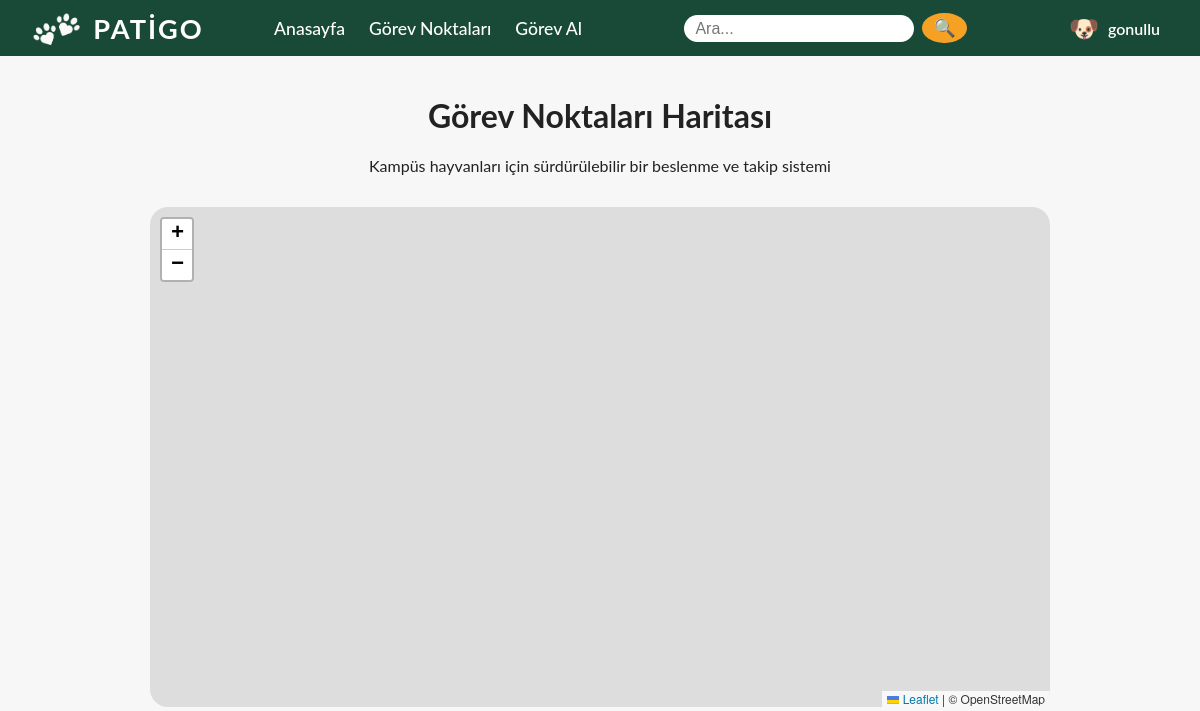
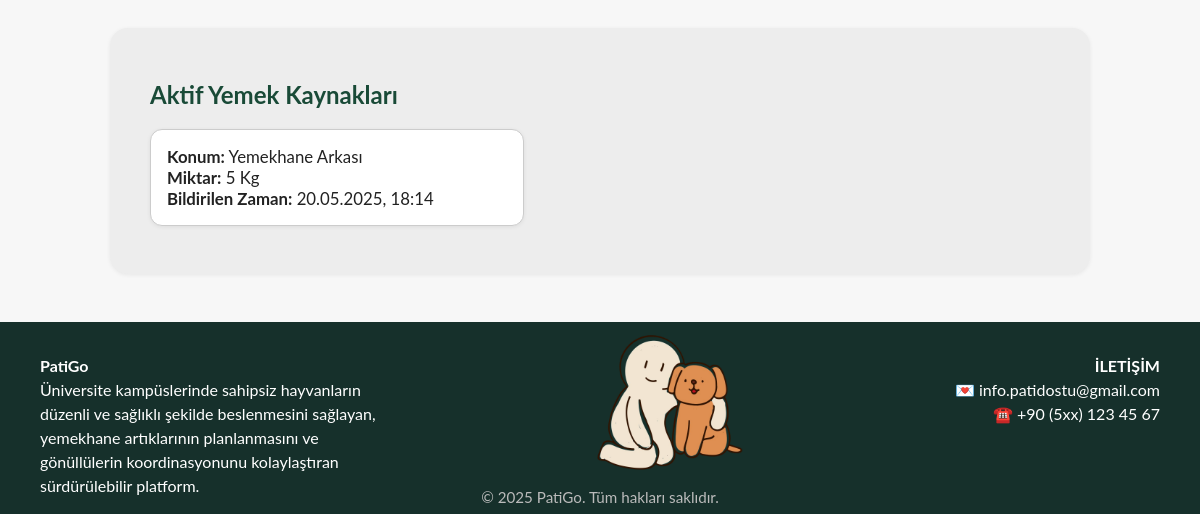
Page /gorev-noktalari (signed in) on the earlier database version (2 pictures, top to bottom).
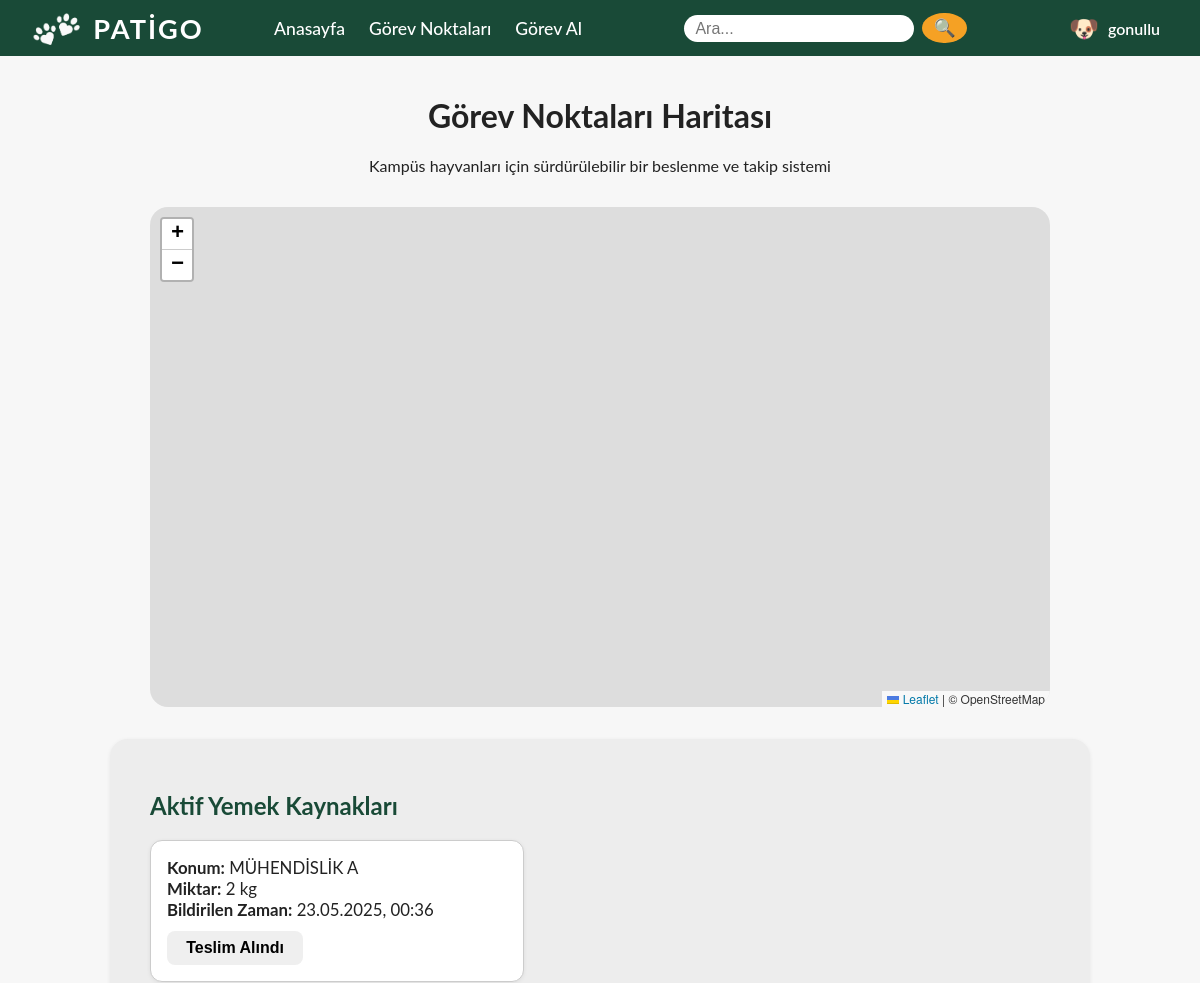
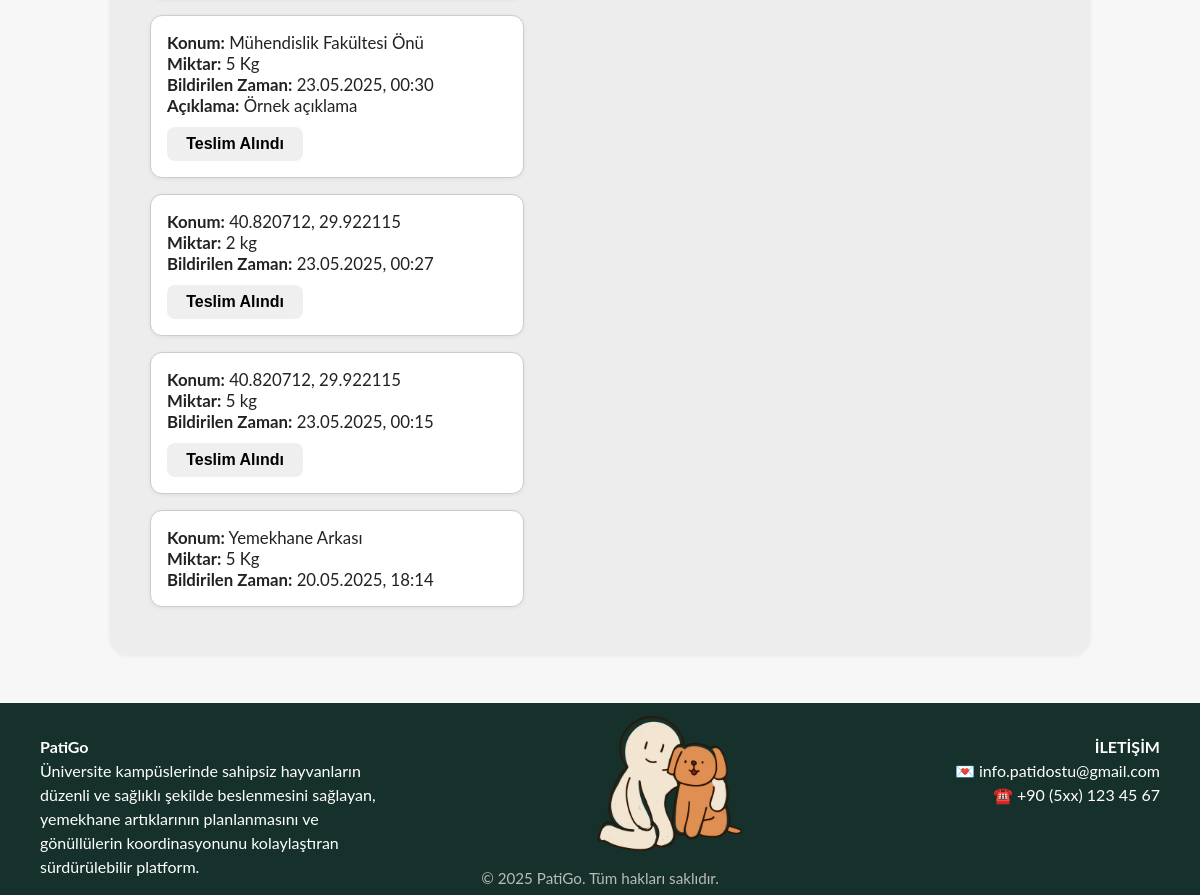
Same page on the later database version (2 pictures, top to bottom).
### main/models.py (models this page shows, shortened)
class FoodSource(models.Model):
    STATUS_CHOICES = (
        ('bekliyor', 'Bekliyor'),
        ('teslim', 'Teslim Alındı'),
    )
    location = models.CharField(max_length=200)
    amount = models.CharField(max_length=50)
    description = models.TextField(blank=True)
    photo = models.ImageField(upload_to='food_photos/', blank=True, null=True)
    reported_by = models.ForeignKey(User, on_delete=models.SET_NULL, null=True)
    status = models.CharField(max_length=20, choices=STATUS_CHOICES, default='bekliyor')
    reported_at = models.DateTimeField(auto_now_add=True)
    latitude = models.FloatField(null=True, blank=True)
    longitude = models.FloatField(null=True, blank=True)

### main/views.py (the view, shortened to what this page needs)
# urls.py: path('gorev-noktalari', views.gorev_noktalari, name='gorev_noktalari'),
def gorev_noktalari(request):
    foods = FoodSource.objects.all().order_by('-reported_at')
    foods_json = json.dumps([
        {
            'id': food.id,
            'lat': food.latitude,
            'lng': food.longitude,
            'location': food.location,
            'amount': food.amount,
            'description': food.description,
            'photo_url': food.photo.url if food.photo else None,
            'reported_at': food.reported_at.strftime('%d.%m.%Y, %H:%M')
        }
        for food in foods if food.latitude and food.longitude
    ])
    return render(request, 'gorev_noktalari.html', {
        'foods': foods,
        'foods_json': foods_json
    })

### main/templates/gorev_noktalari.html (shortened to what this page needs)
{% extends 'base.html' %}
{% load static %}
{% block content %}
<div class="hero-section">
    <h1>Görev Noktaları Haritası</h1>
    <p>Kampüs hayvanları için sürdürülebilir bir beslenme ve takip sistemi</p>
</div>
<div id="map" style="height: 500px; width: 100%; max-width: 900px; margin: 2rem auto; border-radius: 18px;"></div>
<link rel="stylesheet" href="https://unpkg.com/leaflet@1.9.4/dist/leaflet.css" />
{% if user.is_authenticated %}
<div class="tasks-list-section" style="max-width: 900px; margin: 2rem auto;">
    <h2>Aktif Yemek Kaynakları</h2>
    {% for food in foods %}
        <div class="food-box" style="border: 1px solid #ccc; border-radius: 12px; padding: 1rem; margin-bottom: 1rem;">
            <b>Konum:</b> {{ food.location }}<br>
            <b>Miktar:</b> {{ food.amount }}<br>
            <b>Bildirilen Zaman:</b> {{ food.reported_at|date:'d.m.Y, H:i' }}<br>
            {% if food.description %}<b>Açıklama:</b> {{ food.description }}<br>{% endif %}
            {% if user.userprofile.user_type == 'gonullu' and food.status == 'bekliyor' %}
                <form method="post" style="margin-top:0.7rem;">
                    <button type="submit" class="btn btn-success">Teslim Alındı</button>
                </form>
            {% endif %}
        </div>
    {% empty %}
        <p>Henüz yemek kaynağı bildirimi yok.</p>
    {% endfor %}
</div>
{% endif %}
{% endblock %}

Differences in the rows shown:
added FoodSource: location "MÜHENDİSLİK A", amount "2 kg", reported_at "23.05.2025, 00:36"
added FoodSource: location "Mühendislik Fakültesi Önü", amount "5 Kg", reported_at "23.05.2025, 00:30", description "Örnek açıklama"
added FoodSource: location "40.820712, 29.922115", amount "2 kg", reported_at "23.05.2025, 00:27"
added FoodSource: location "40.820712, 29.922115", amount "5 kg", reported_at "23.05.2025, 00:15"
